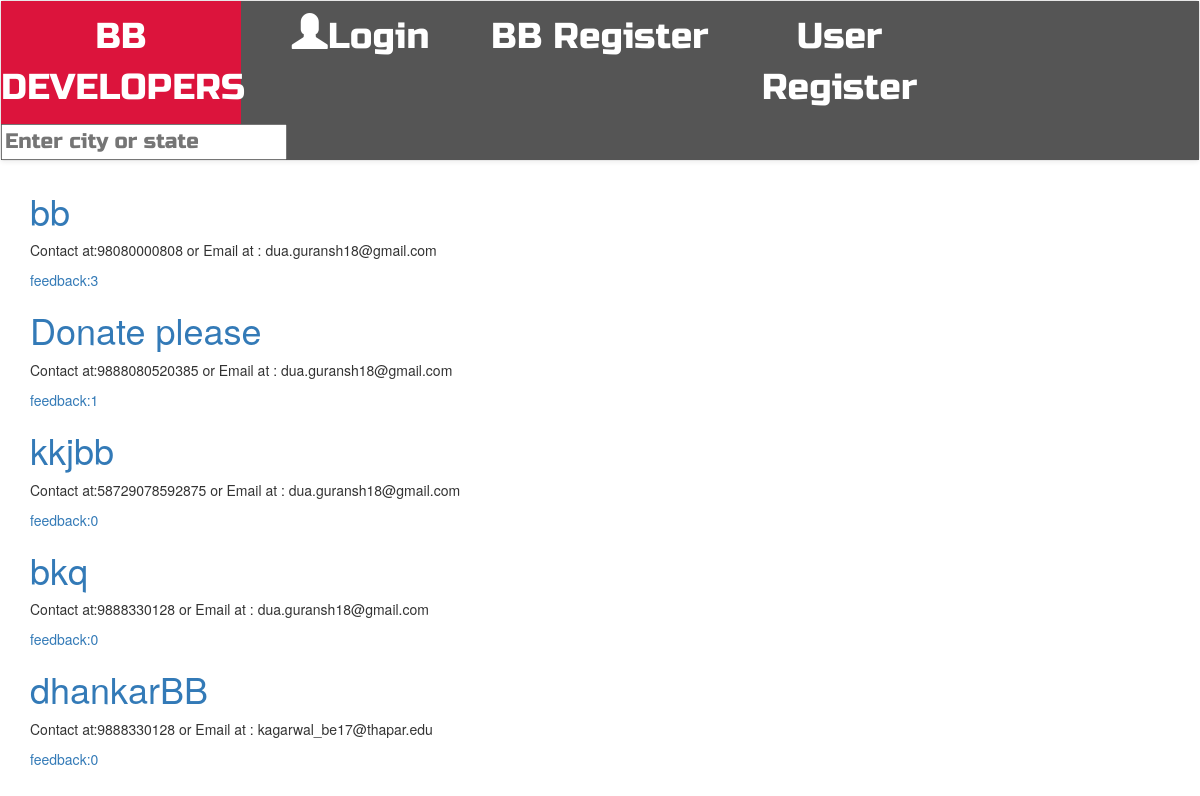
Screenshot of /blood_banks/ with the database file from the repository.
### bbank/models.py (models this page shows, shortened)
class Blood_Bank(models.Model):
    name = models.CharField(max_length=200)
    city=models.CharField(max_length=200)
    state=models.CharField(max_length=200)
    country=CountryField(default='country')
    h_doc = models.CharField(max_length=200)
    contact_no = models.IntegerField()
    email_id = models.EmailField()
    description = models.CharField(max_length=400)
    A = models.IntegerField(blank=True, default=0.0)
    A_mi = models.IntegerField(blank=True,default=0.0)
    B = models.IntegerField(blank=True, default=0.0)
    B_mi = models.IntegerField(blank=True, default=0.0)
    O = models.IntegerField(blank=True, default=0.0)
    O_mi = models.IntegerField(blank=True, default=0.0)
    AB = models.IntegerField(blank=True, default=0.0)
    AB_mi = models.IntegerField(blank=True, default=0.0)

### bbank/views.py (the view)
# urls.py: url(r'^blood_banks/$', views.BloodBankListView.as_view(), name='b_list'),
class BloodBankListView(ListView):
    model = Blood_Bank
    context_object_name = 'bloodbank_list'
    template_name = 'bbank/bloodbank_list.html'
    def get_queryset(self):
        return Blood_Bank.objects.all()

### bbank/templates/bbank/bloodbank_list.html
{%extends "bbank/base.html"%}
{% block body_block%}
<div class="centerstage">
    {% for bloodbank in bloodbank_list%}
    <div class="post">
        <h1><a href="{%url 'bbank:b_detail' pk=bloodbank.pk%}">{{bloodbank.name}}</a></h1>
        <div class="Date">
            <p>Contact at:{{bloodbank.contact_no}} or Email at : {{bloodbank.email_id}}</p>
        </div>
        <a href="{%url 'bbank:b_detail' pk=bloodbank.pk%}">feedback:{{bloodbank.feedback.count}}</a>
    </div>
    {%endfor%}
</div>
{%endblock%}

### bbank/templates/bbank/base.html (shortened to what this page needs)
<!DOCTYPE html>
<html lang="en">
{% load staticfiles %}
<head>
    <link href="https://maxcdn.bootstrapcdn.com/bootstrap/3.3.7/css/bootstrap.min.css"
 rel="stylesheet"/>
        <link rel="stylesheet" href="https://maxcdn.bootstrapcdn.com/bootstrap/3.3.7/css/bootstrap-theme.min.css">
        <link rel="stylesheet" href="//cdn.jsdelivr.net/medium-editor/latest/css/medium-editor.min.css" type="text/css" media="screen" charset="utf-8">
        <link rel="stylesheet" href="{% static 'css/blog.css' %}">
</head>
<body>
<nav class="navbar navbar-default techfont custom-navbar">
    <div class="icon-bar">
            <a class="active" href="{%url 'bbank:home'%}">BB DEVELOPERS</a>
            {% if user.is_authenticated%}
            <a href="{%url 'bbank:ReceiveBlood'%}">Receive BLOOD</a>
            <a href="{%url 'logout' %}">Logout</a>
            {%else%}
            <a class="smaller" href="{%url 'login_page'%}"><span class="glyphicon glyphicon-user"></span>Login</a>
            <a href="{%url 'bbank:Register_blood'%}">BB Register</a>
            <a href="{%url 'bbank:Register_user'%}">User Register</a>
            {%endif%}
                <form action="{% url 'bbank:Search_results' %}" method="get">
                    <br>
                <input name="q" type="text" placeholder="Enter city or state">
                </form>
    </div>
</nav>
<div class="content container">
    <div class="row">
        <div class="col-md-8">
            <div class="blog-posts">
                {%block body_block%}
                {%endblock%}
            </div>
        </div>
    </div>
</div>
</body>
</html>

### bbank/static/css/blog.css (style rules this page uses)
.techfont { font-family: 'Russo One', sans-serif; font-size: 1.5em; margin-bottom: 10px; }
.centerstage { margin-left: auto; margin-right: auto; }

### bbank/templates/bbank/base.html (style rules this page uses)
body { margin:0; }
.icon-bar { width: 100%; background-color: #555; overflow: auto; }
.icon-bar a { float: left; width: 20%; text-align: center; padding: 10px 0; transition: all 0.3s ease; color: white; font-size: 36px; }
.smaller { width: 17%; }
.active { background-color: #DC143C; width: 23%; }

### rows the page displays
Blood_Bank: name "bb", contact_no "98080000808", email_id "dua.guransh18@gmail.com", feedback.count "3"
Blood_Bank: name "Donate please", contact_no "9888080520385", email_id "dua.guransh18@gmail.com", feedback.count "1"
Blood_Bank: name "kkjbb", contact_no "58729078592875", email_id "dua.guransh18@gmail.com", feedback.count "0"
Blood_Bank: name "bkq", contact_no "9888330128", email_id "dua.guransh18@gmail.com", feedback.count "0"
Blood_Bank: name "dhankarBB", contact_no "9888330128", email_id "kagarwal_be17@thapar.edu", feedback.count "0"
